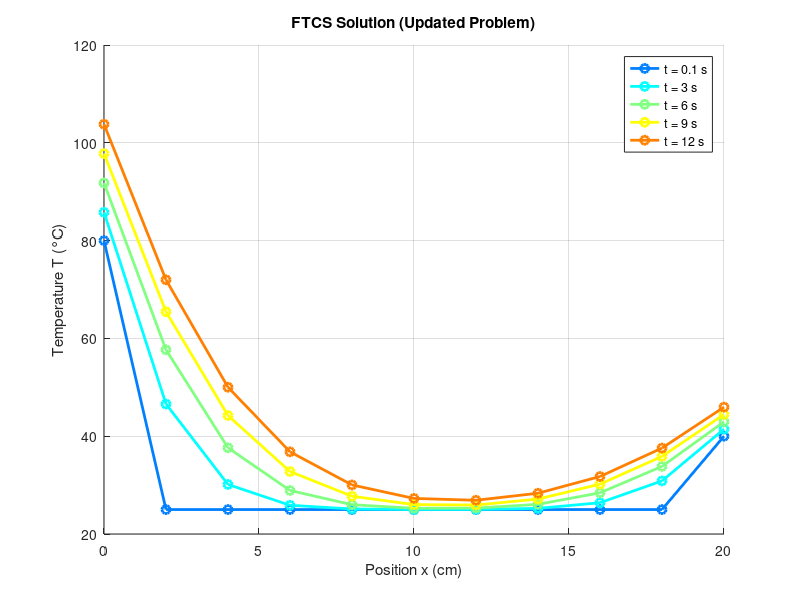
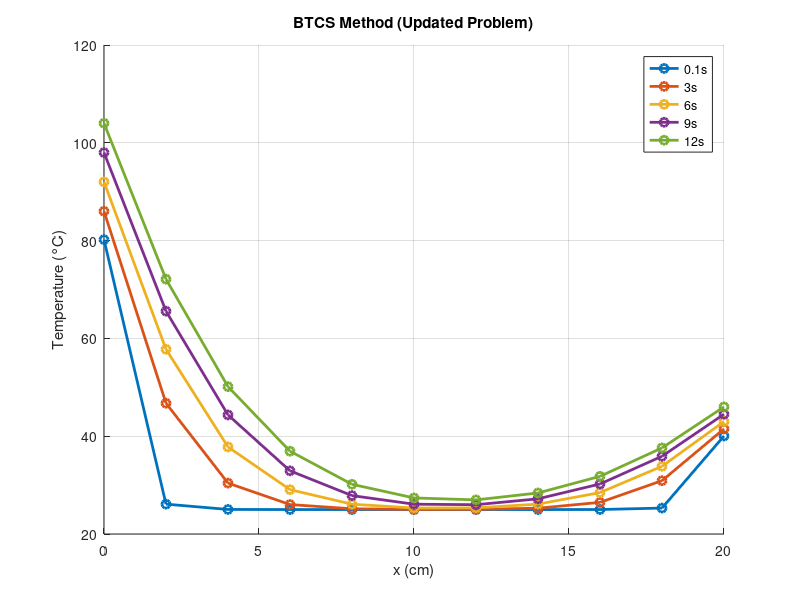
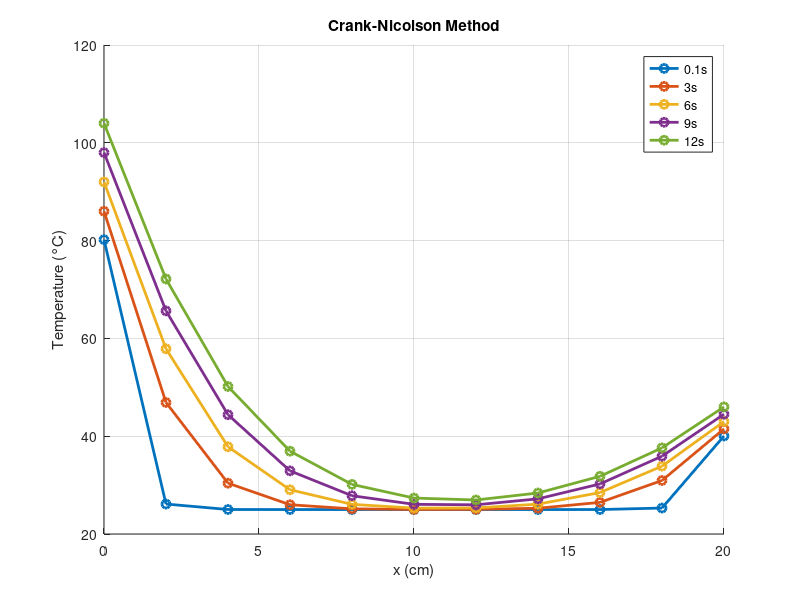
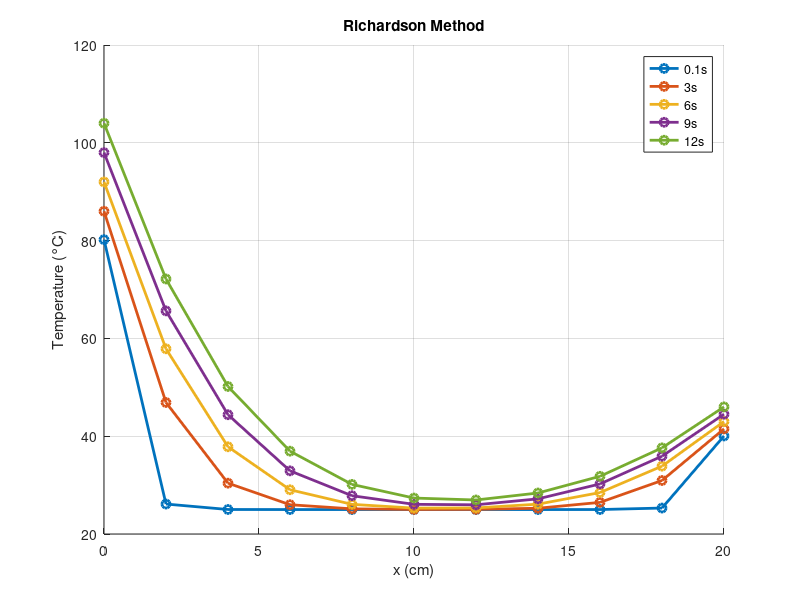

These figures' MATLAB source, in order:
%% ========================================================
%% METHOD 1: Explicit Method (FTCS)
%% ========================================================
clear; clc; close all;

%% PARAMETERS
L = 20;              % Length of rod (cm)
dx = 2;              % Spatial step (cm)
Nx = L/dx + 1;       % Number of nodes

% Material properties
k = 0.49;            % Thermal conductivity (cal/s·cm·°C)
rho = 2.7;           % Density (g/cm^3)
C = 0.2174;          % Specific heat (cal/g·°C)

% Thermal diffusivity
alpha = k / (rho * C);

dt = 0.1;            % Time step (s)
lambda = alpha * dt / dx^2;   % Stability factor

% Stability check
if lambda > 0.5
    warning('FTCS method unstable! Reduce dt or increase dx.');
end

%% GRID
x = linspace(0, L, Nx);

%% TIME SETTINGS
t_final = 12;
Nt = round(t_final / dt);

%% INITIAL CONDITION (T = 25°C everywhere)
T = 25 * ones(1, Nx);

%% BOUNDARY CONDITIONS
T_left  = @(t) 80 + 2*t;
T_right = @(t) 40 + 0.5*t;

%% STORAGE
T_all = zeros(Nt+1, Nx);
T_all(1,:) = T;

%% TIME LOOP
for n = 1:Nt
    t = (n-1)*dt;
    T_new = T;

    % Apply boundary conditions
    T_new(1)   = T_left(t);
    T_new(end) = T_right(t);

    % FTCS (interior nodes)
    for i = 2:Nx-1
        T_new(i) = T(i) + lambda * (T(i+1) - 2*T(i) + T(i-1));
    end

    % Update
    T = T_new;
    T_all(n+1,:) = T;
end

%% PLOTTING
times_to_plot = [0.1, 3, 6, 9, 12];
figure;
hold on;
colors = jet(length(times_to_plot));
legend_entries = {};

for j = 1:length(times_to_plot)
    n_plot = round(times_to_plot(j)/dt) + 1;
    plot(x, T_all(n_plot,:), '-o', 'Color', colors(j,:), 'LineWidth', 2);
    legend_entries{end+1} = ['t = ' num2str(times_to_plot(j)) ' s'];
end

xlabel('Position x (cm)');
ylabel('Temperature T (°C)');
title('FTCS Solution (Updated Problem)');
legend(legend_entries, 'Location', 'best');
grid on;
hold off;


%% ========================================================
%% METHOD 2: Implicit Method (BTCS)
%% ========================================================
clear; clc; close all;

%% PARAMETERS
L = 20;
dx = 2;
dt = 0.1;
k = 0.49;
rho = 2.7;
C = 0.2174;
alpha = k / (rho * C);
x = 0:dx:L;
n = length(x);
t_end = 12;
time = 0:dt:t_end;
r = alpha * dt / dx^2;

%% INITIAL CONDITION
T = 25 * ones(n, length(time));

%% BOUNDARY CONDITIONS
for k_t = 1:length(time)
    T(1, k_t)   = 80 + 2*time(k_t);
    T(end, k_t) = 40 + 0.5*time(k_t);
end

%% COEFFICIENT MATRIX
A = (1 + 2*r) * eye(n-2);
for i = 1:n-3
    A(i, i+1) = -r;
    A(i+1, i) = -r;
end

%% TIME LOOP
for k_t = 1:length(time)-1
    b = T(2:end-1, k_t);

    % Boundary effects (implicit uses k+1)
    b(1)   = b(1)   + r * T(1, k_t+1);
    b(end) = b(end) + r * T(end, k_t+1);

    T(2:end-1, k_t+1) = A \ b;
end

%% PLOTTING
times_to_plot = [0.1, 3, 6, 9, 12];
figure;
hold on;
for i = 1:length(times_to_plot)
    idx = round(times_to_plot(i)/dt) + 1;
    plot(x, T(:, idx), '-o', 'LineWidth', 2);
end
xlabel('x (cm)');
ylabel('Temperature (°C)');
title('BTCS Method (Updated Problem)');
legend('0.1s', '3s', '6s', '9s', '12s');
grid on;
hold off;


%% ========================================================
%% METHOD 3: Crank-Nicolson Method
%% ========================================================
clear; clc; close all;

%% PARAMETERS
L = 20;
dx = 2;
dt = 0.1;
k = 0.49;
rho = 2.7;
C = 0.2174;
alpha = k / (rho * C);
x = 0:dx:L;
Nx = length(x);
t_final = 12;
Nt = t_final / dt;
lambda = alpha * dt / dx^2;

%% INITIAL CONDITION
T = 25 * ones(Nx, 1);

%% BC FUNCTIONS
T_left  = @(t) 80 + 2*t;
T_right = @(t) 40 + 0.5*t;

%% MATRICES
a = -lambda/2;
b = 1 + lambda;
c = -lambda/2;

A = diag(b*ones(Nx-2, 1)) + diag(a*ones(Nx-3, 1), -1) + diag(c*ones(Nx-3, 1), 1);
B = diag((1-lambda)*ones(Nx-2, 1)) + diag((lambda/2)*ones(Nx-3, 1), -1) + diag((lambda/2)*ones(Nx-3, 1), 1);

%% STORAGE
times_to_plot = [0.1, 3, 6, 9, 12];
plot_idx = round(times_to_plot / dt);
T_store = zeros(length(plot_idx), Nx);
count = 1;

%% TIME LOOP
for n = 1:Nt
    t_now  = n * dt;
    t_prev = (n-1) * dt;

    T(1)   = T_left(t_now);
    T(end) = T_right(t_now);

    RHS = B * T(2:end-1);
    RHS(1)   = RHS(1)   + (lambda/2) * (T_left(t_now)  + T_left(t_prev));
    RHS(end) = RHS(end) + (lambda/2) * (T_right(t_now) + T_right(t_prev));

    T(2:end-1) = A \ RHS;

    if ismember(n, plot_idx)
        T_store(count, :) = T';
        count = count + 1;
    end
end

%% PLOT
figure;
hold on;
for i = 1:length(times_to_plot)
    plot(x, T_store(i,:), '-o', 'LineWidth', 2);
end
xlabel('x (cm)');
ylabel('Temperature (°C)');
title('Crank-Nicolson Method');
legend('0.1s', '3s', '6s', '9s', '12s');
grid on;
hold off;


%% ========================================================
%% METHOD 4: Richardson Method
%% ========================================================
clear; clc; close all;

%% PARAMETERS
L = 20;
dx = 2;
dt = 0.1;
k = 0.49;
rho = 2.7;
C = 0.2174;
alpha = k / (rho * C);
lambda = alpha * dt / dx^2;
x = 0:dx:L;
nx = length(x);
t_end = 12;
nt = t_end / dt;

%% INITIAL CONDITION
T = 25 * ones(nx, nt+1);
time = (0:nt) * dt;

%% BOUNDARY CONDITIONS
T(1,:)   = 80 + 2*time;
T(end,:) = 40 + 0.5*time;

%% RICHARDSON LOOP
for n = 1:nt
    T_half = zeros(nx, 1);

    % Half-step BC
    T_half(1)   = (T(1,n)   + T(1,n+1))   / 2;
    T_half(end) = (T(end,n) + T(end,n+1)) / 2;

    % Predictor
    for i = 2:nx-1
        T_half(i) = T(i,n) + (lambda/2) * (T(i-1,n) - 2*T(i,n) + T(i+1,n));
    end

    % Corrector
    for i = 2:nx-1
        T(i,n+1) = T(i,n) + lambda * (T_half(i-1) - 2*T_half(i) + T_half(i+1));
    end
end

%% PLOT
times_to_plot = [0.1, 3, 6, 9, 12];
figure;
hold on;
for i = 1:length(times_to_plot)
    idx = round(times_to_plot(i)/dt) + 1;
    plot(x, T(:,idx), '-o', 'LineWidth', 2);
end
xlabel('x (cm)');
ylabel('Temperature (°C)');
title('Richardson Method');
legend('0.1s', '3s', '6s', '9s', '12s');
grid on;
hold off;
